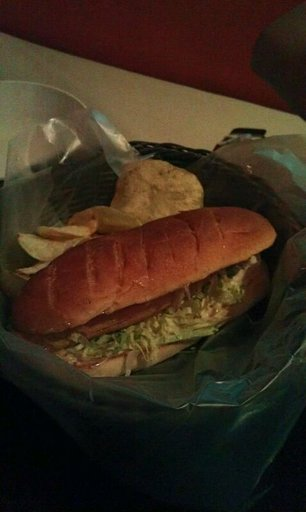
#> input picture api/images/train/hotdog/1053879.jpg, 306 x 512 px; its folder holds 3 pictures in this run
$ python trainer.py
#> lines starting #> are read from the running program, lines starting #| are printed output that depends on the picture
import os
import joblib
from skimage.io import imread
from skimage.feature import hog
from skimage.transform import resize, rescale
from sklearn.base import BaseEstimator, TransformerMixin
from sklearn.preprocessing import StandardScaler, Normalizer
from sklearn import svm
from sklearn.model_selection import cross_val_predict
from collections import Counter
import skimage
import numpy as np
import pickle

def resize_all(src, pklname, include, width=150, height=None):
#> called with src = './images/train', pklname = 'training_data', width = 100
    height = height if height is not None else width

    data = dict()
    data['description'] = 'resized ({0}x{1}) images in rgb'.format(int(width), int(height))
    data['label'] = []
    data['filename'] = []
    data['data'] = []

    pklname = f"{pklname}_{width}x{height}px.pkl"

    # read all images in PATH, resize and write to DESTINATION_PATH
    for subdir in os.listdir(src):
        if subdir in include:
            print("Reading {}".format(subdir))
            current_path = os.path.join(src, subdir)

            for file in os.listdir(current_path):
                if file[-3:] in {'jpg', 'png'}:
                    im = imread(os.path.join(current_path, file))
#> im is the input picture: shape (512, 306, 3); mean R, G, B 57.6, 42.4, 28
                    im = resize(im, (width, height))
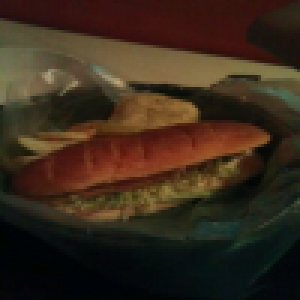
#> im: shape (100, 100, 3) float64 (shown 3 times larger); mean R, G, B 0.226, 0.166, 0.11
                    data['label'].append(subdir)
                    data['filename'].append(file)
                    data['data'].append(im)

        joblib.dump(data, pklname)
#> pass 2 of the loop in resize_all, `for subdir in os.listdir(src):`:
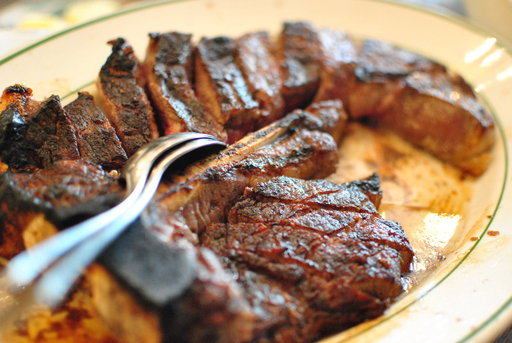
#> input picture api/images/train/nothotdog/101312.jpg, 512 x 343 px
#> in resize_all, im is the input picture: shape (343, 512, 3); mean R, G, B 164.5, 135.5, 110.7
#> in resize_all, `im = resize(im, (width, height))`:
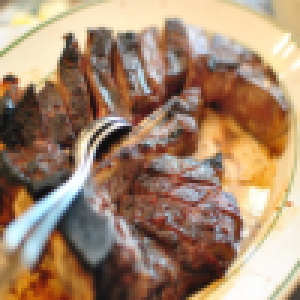
#> im: shape (100, 100, 3) float64 (shown 3 times larger); mean R, G, B 0.645, 0.532, 0.434

data_path = fr'./images/train'
base_name = "training_data"
width = 100
include = {'hotdog', 'nothotdog'}

resize_all(src=data_path, pklname=base_name, width=width, include=include)

data = joblib.load(f'{base_name}_{width}x{width}px.pkl')

print('Number of samples: ', len(data['data']))
print('Keys: ', list(data.keys()))
print('Description: ', data['description'])
print('Image shape: ', data['data'][0].shape)
print('Labels:', np.unique(data['label']))

Counter(data['label'])

X = np.array(data['data'])
y = np.array(data['label'])

from sklearn.model_selection import train_test_split

X_train, X_test, y_train, y_test = train_test_split(
    X,
    y,
    test_size=0.2,
    shuffle=True,
    random_state=42,
)

class RGB2GrayTransformer(BaseEstimator, TransformerMixin):
    """
    Convert an array of RGB images to grayscale
    """

    def __init__(self):
        pass

    def fit(self, X, y=None):
        """returns itself"""
        return self

    def transform(self, X, y=None):
        """perform the transformation and return an array"""
        return np.array([skimage.color.rgb2gray(img) for img in X])


class HogTransformer(BaseEstimator, TransformerMixin):
    """
    Expects an array of 2d arrays (1 channel images)
    Calculates hog features for each img
    """

    def __init__(self, y=None, orientations=9,
                 pixels_per_cell=(8, 8),
                 cells_per_block=(3, 3), block_norm='L2-Hys'):
        self.y = y
        self.orientations = orientations
        self.pixels_per_cell = pixels_per_cell
        self.cells_per_block = cells_per_block
        self.block_norm = block_norm

    def fit(self, X, y=None):
        return self

    def transform(self, X, y=None):

        def local_hog(X):
            return hog(X,
                       orientations=self.orientations,
                       pixels_per_cell=self.pixels_per_cell,
                       cells_per_block=self.cells_per_block,
                       block_norm=self.block_norm)

        try: # parallel
            return np.array([local_hog(img) for img in X])
        except:
            return np.array([local_hog(img) for img in X])

grayify = RGB2GrayTransformer()
hogify = HogTransformer(
    pixels_per_cell=(14, 14),
    cells_per_block=(2,2),
    orientations=9,
    block_norm='L2-Hys'
)
scalify = StandardScaler()

#### TRAINING ####

# call fit_transform on each transform converting X_train step by step
X_train_gray = grayify.fit_transform(X_train)
X_train_hog = hogify.fit_transform(X_train_gray)
X_train_prepared = scalify.fit_transform(X_train_hog)

model = svm.SVC()
model.fit(X_train_prepared, y_train)


#### TESTING ####

X_test_gray = grayify.transform(X_test)
X_test_hog = hogify.transform(X_test_gray)
X_test_prepared = scalify.transform(X_test_hog)

y_pred = model.predict(X_test_prepared)
print('Percentage correct: ', 100*np.sum(y_pred == y_test)/len(y_test))


with open('model.pkl', 'wb') as file:
    pickle.dump(model, file)
